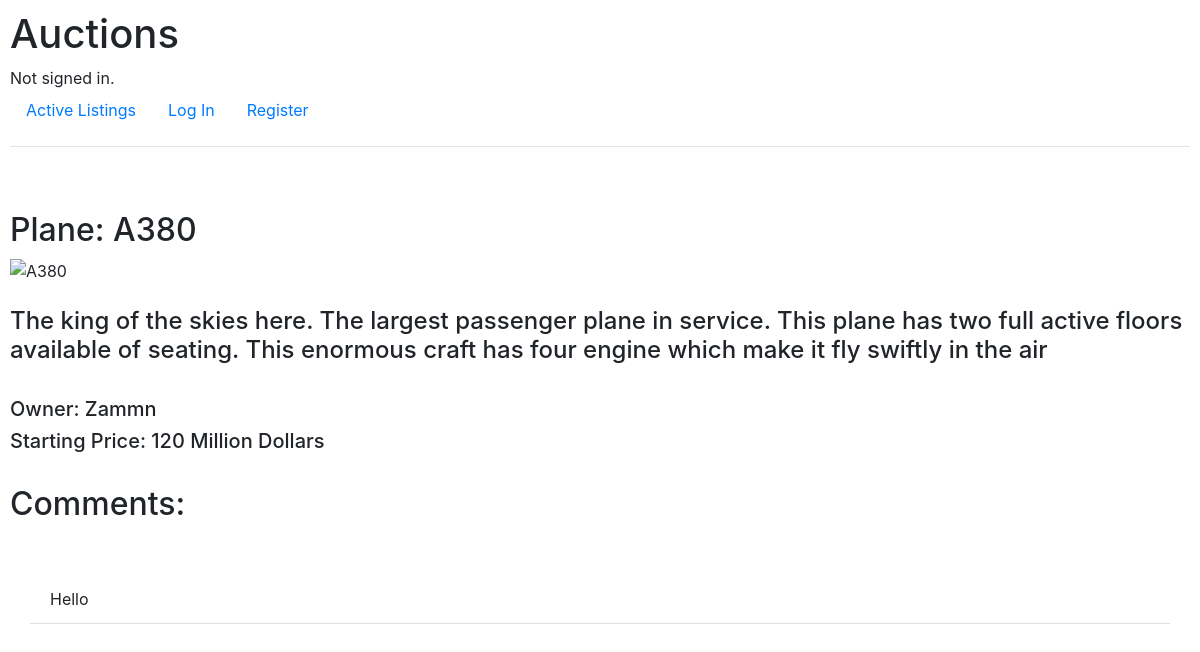
/listing/2, run on the app's committed database.
### auctions/models.py (models this page shows, shortened)
class Listing(models.Model):
    title = models.CharField(max_length=50)
    description = models.CharField(max_length=500)
    imageUrl = models.CharField(max_length=1000)
    price = models.ForeignKey(Bids, on_delete=models.CASCADE, blank=True, null=True, related_name="newPrice")
    isActive = models.BooleanField(default=True)
    owner = models.ForeignKey(User, on_delete=models.CASCADE, blank=True, null=True, related_name="user")
    category = models.ForeignKey(Category, on_delete=models.CASCADE, blank=True, null=True, related_name="category")
    watchlist = models.ManyToManyField(User, blank=True, null=True, related_name="watchlist")

class User(AbstractUser):
    pass

class Bids(models.Model):
    bid = models.IntegerField(default=0)
    user = models.ForeignKey(User, on_delete=models.CASCADE, null=True, blank=True, related_name="userbids")

class Comments(models.Model):
    commentator = models.ForeignKey(User, on_delete=models.CASCADE, blank=True, null=True, related_name="commentator")
    listing = models.ForeignKey(Listing, on_delete=models.CASCADE, blank=True, null=True, related_name="listingCommented")
    comment = models.CharField(max_length=100)

### auctions/views.py (the view)
# urls.py: path("listing/<int:id>", views.listing, name="listing"),
def listing(request, id):
    listingInfo = Listing.objects.get(pk=id)
    watchlist = request.user in listingInfo.watchlist.all()
    everyComment = Comments.objects.filter(listing=listingInfo)
    ifOwner = request.user.username == listingInfo.owner.username
    return render(request, "auctions/listing.html", {
        "listing": listingInfo,
        "watchlist": watchlist,
        "everyComment": everyComment,
        "ifOwner": ifOwner
    })

### auctions/templates/auctions/listing.html (shortened to what this page needs)
{% extends "auctions/layout.html" %}
{% block body %}
            <br/>
            <br/>
        <h2>Plane: {{ listing.title }}</h2>
        <img src="{{ listing.imageUrl }}" alt="{{ listing.title }}" class="image" style="width: 1500px;">
        <br/>
        <br/>
        <h4>{{ listing.description }}</h4>
        <br/>
        <h5>Owner: {{ listing.owner }}</h5>
        <h5>Starting Price: {{ listing.price.bid }} Million Dollars</h5>
    <br/>
<div>
    <h2>Comments:</h2>
    <br/>
</div>
<ul class="list-group list-group-flush" id="comments">
    {% for comment in everyComment %}
    <li class="list-group-item">{{ comment.comment }}</li>
    {% endfor %}
    </ul>
{% endblock %}

### auctions/templates/auctions/layout.html (shortened to what this page needs)
{% load static %}
<!DOCTYPE html>
<html lang="en">
    <head>
        <link rel="stylesheet" href="https://stackpath.bootstrapcdn.com/bootstrap/4.4.1/css/bootstrap.min.css">
        <link href="{% static 'auctions/styles.css' %}" rel="stylesheet">
    </head>
    <body>
        <h1>Auctions</h1>
        <div>
            {% if user.is_authenticated %}
                Signed in as <strong>{{ user.username }}</strong>.
            {% else %}
                Not signed in.
            {% endif %}
        </div>
        <ul class="nav">
            <li class="nav-item">
                <a class="nav-link" href="{% url 'index' %}">Active Listings</a>
            </li>
            {% if user.is_authenticated %}
            <li class="nav-item">
                <a class="nav-link" href="{% url 'new' %}">Create Listing</a>
            </li>
            <li class="nav-item">
                <a class="nav-link" href="{% url 'watchlistPage' %}">Watchlist</a>
            </li>
                <li class="nav-item">
                    <a class="nav-link" href="{% url 'logout' %}">Log Out</a>
                </li>
            {% else %}
                <li class="nav-item">
                    <a class="nav-link" href="{% url 'login' %}">Log In</a>
                </li>
                <li class="nav-item">
                    <a class="nav-link" href="{% url 'register' %}">Register</a>
                </li>
            {% endif %}
        </ul>
        <hr>
        {% block body %}
        {% endblock %}
    </body>
</html>

### auctions/static/auctions/styles.css (style rules this page uses)
body { padding: 10px; }
.image { width: 1500px; }

### auctions/templates/auctions/listing.html (style rules this page uses)
#comments { padding: 20px; }

### data on the page
Listing: title "A380", description "The king of the skies here. The largest passenger plane in service. This plane has two full active floors available of seating. This enormous craft has four engine which make it fly swiftly in the air", owner "Zammn", price.bid "120"
Comments: comment "Hello"
